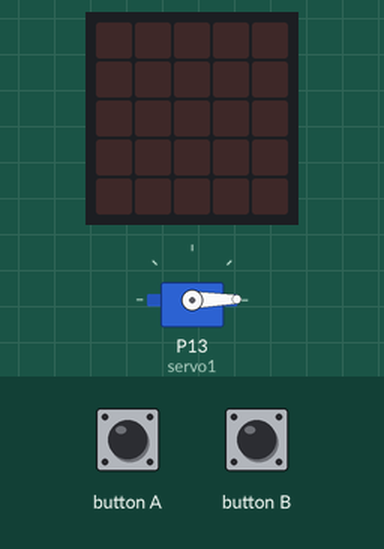
The program below on a simulated BBC micro:bit running MicroPython. Shown: servo, the board's 5×5 LED display. The inputs (shaded band) are chosen by the test bench. Servo angles are drawn from the pulse width (0.5 ms = 0°, 2.5 ms = 180°).

Above: at 1.2 s.
1.3 s: button A pressed for 0.15 s
At 1.9 s:
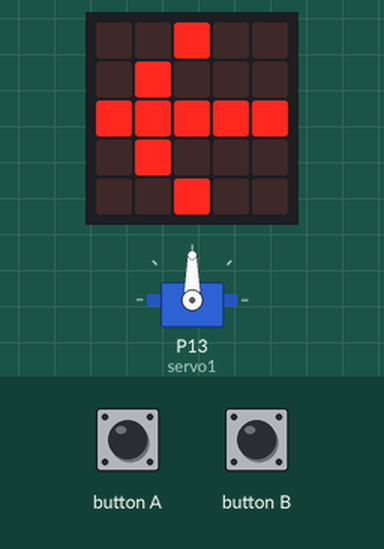
2.9 s: button A pressed for 1 s
At 4.3 s:
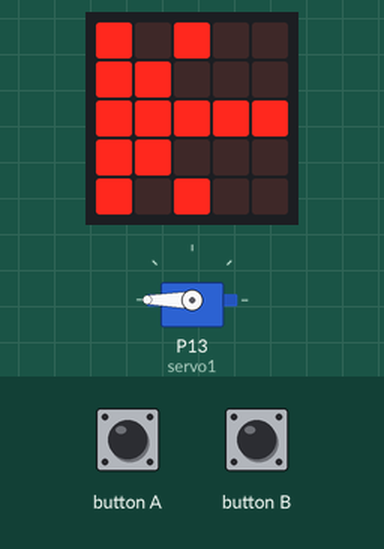
5.4 s: button B pressed for 0.15 s
At 6.2 s:
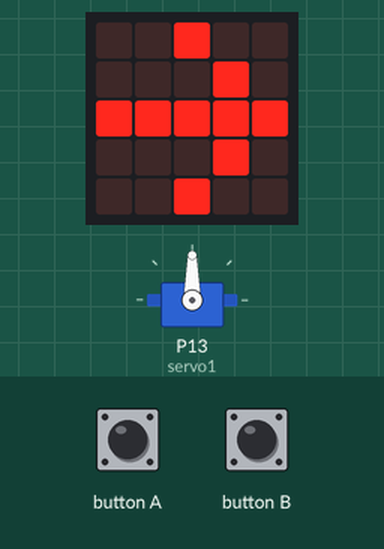
7.0 s: button B pressed for 1 s
At 8.3 s:
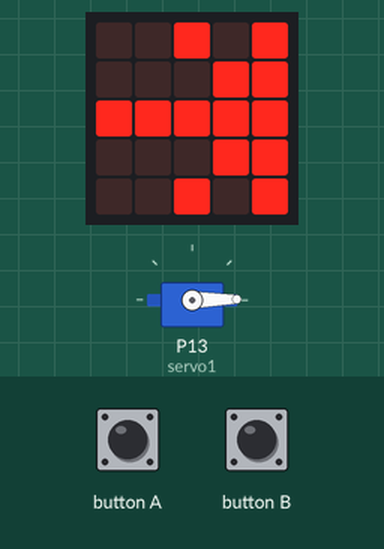
9.5 s: button A pressed for 3.2 s
At 10.2 s:
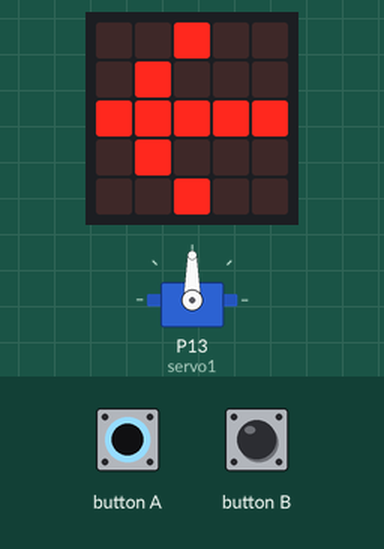
14.2 s: button B pressed for 3.2 s
At 15.3 s:
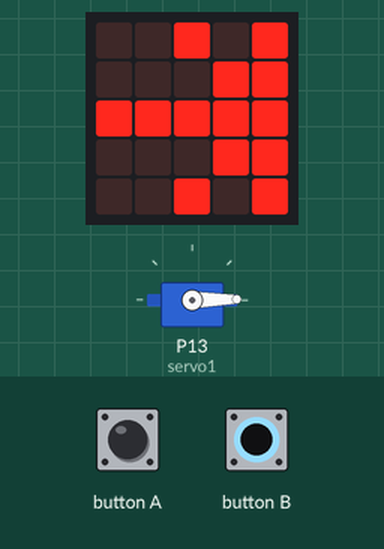
Timing chart, 0 to 17.2 s (numbered marks = the images above; inputs shaded):
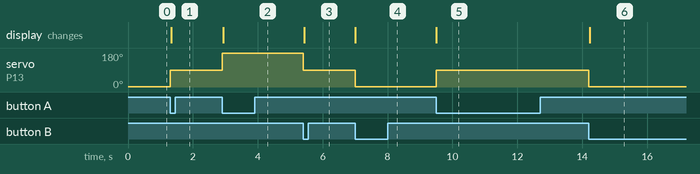

Measured:
- after the input at 1.3 s, servo on P13 (servo1): 1° → 90° at once; the display: changes at once (image 1)
- after the input at 2.9 s, servo on P13 (servo1): 90° → 180° at once; the display: changes at once (image 2)
- after the input at 5.4 s, servo on P13 (servo1): 180° → 90° at once; the display: changes at once (image 3)
- after the input at 7.0 s, servo on P13 (servo1): 90° → 1° at once; the display: changes at once (image 4)
- after the input at 9.5 s, servo on P13 (servo1): 1° → 90° at once; the display: changes at once (image 5)
- after the input at 14.2 s, servo on P13 (servo1): 90° → 1° at once; the display: changes at once (image 6)

The program:

example1.py
```python
from microbit import *   # this is necessary for the servo class to work

class Servo:

    PWM_period = 20 # defines PWM period in ms - for Tower Pro SG90, PWM period = 20ms

    # allows control of a servo motor from any available pin on the micro:bit
    # The voltage to power the servo must be 5V. The signal voltage ideally should also be 5V
    # but the servo will work with the 3.3V that the micro:bit provides. A two transistor
    # amplifier circuit can be used to achieve a 5V signal.

    def __init__(self, pin):
        self.my_pin = pin
        self.my_pin.set_analog_period(self.PWM_period) #sets analogue period to PWM_period ms

    def rotate(self, new_angle):
        if new_angle > 180:
            # micro:bit automatically displays exception to user
            raise Exception("angle > 180 degrees") #servo cannot rotate more than 180°
        elif new_angle < 0:
            raise Exception("angle < 0 degrees") #servo cannot rotate less than 0°
        else:
            # Calculating analogue input:
            # First calculate duty cycle needed for the given angle input.
            # Datasheet says for Tower Pro SG90 pulse_width_range is 1000us to 2000us.
            # From measurements, actual pulse_width_range is 500us to 2500us.
            # Define duty_cycle_ratio = pulse_width/PWM_period
            # angle:                   0°      90°     180°        and everything inbetween
            # pulse_width:             500us   1500us  2500us
            # duty_cycle_ratio:        1/40    3/40    5/40
            # therefore formula for converting angle to duty_cycle_ratio is:
            # = 1/40 + angle*(duty_cycle_ratio range/angle range
            # = 1/40 + angle*(5/40 - 1/40)/(180 - 0)
            # = 1/40 + angle/1800
            # Calculating analogue_input from duty_cycle_ratio.
            # duty_cycle_ratio:        0       1/40     5/40    1
            # analogue_input:          0       25.6     128     1024
            # multiplier is x1024
            # Note: if constant voltage is desired, analogue input of 1024 returns an error,
            #       instead, a digital signal may be used.
            analogue_input = (1/40 + new_angle/1800)*1024
            self.my_pin.write_analog(analogue_input)

# end of library


LIMIT_ARROW_W = Image(  # creates image to display when angle excedes 180°
             "90900:"
             "99000:"
             "99999:"
             "99000:"
             "90900")

LIMIT_ARROW_E = Image(  # creates image to display when angle dips below 0°
             "00909:"
             "00099:"
             "99999:"
             "00099:"
             "00909")

angle = 0
delta_angle = 90   # defines how much servo increments with each button press

servo1 = Servo(pin13)   # creates servo object and defines output on pin15, almost every pin will work
servo1.rotate(angle)    # rotates servo1 to angle degrees on startup

while True:
    if button_a.get_presses() == 1:
        display.show(Image.ARROW_W)
        angle = angle + delta_angle   # angle increments
        if angle >= 180:   # prevents exception being raised from servo library as servo cannot rotate more than 180°
            angle = 180
            display.show(LIMIT_ARROW_W) # shows limit arrow designed earlier
        servo1.rotate(angle)  # executes rotation

    if button_b.get_presses() == 1:
        display.show(Image.ARROW_E)
        angle = angle - delta_angle
        if angle <= 0:
            angle = 0
            display.show(LIMIT_ARROW_E)
        servo1.rotate(angle)
```
